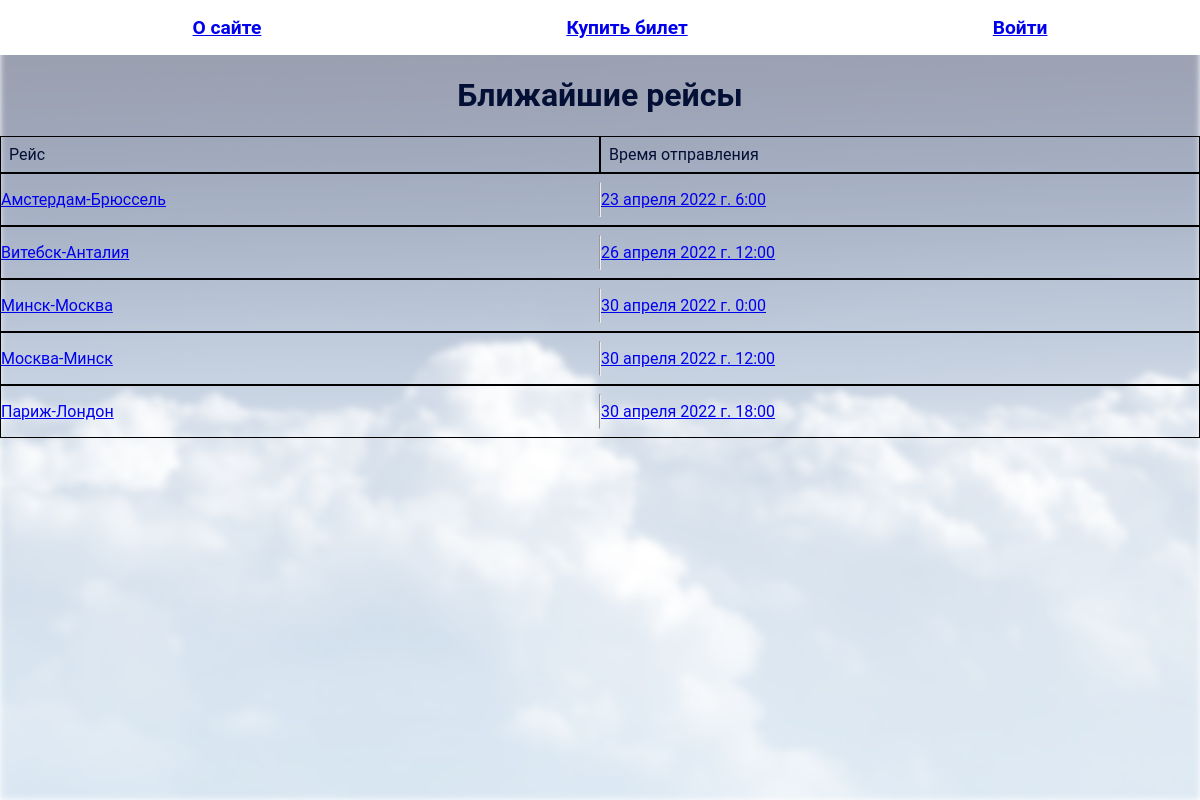
Page /airport/ on the committed database.
### airport_site/apps/airport/models.py (models this page shows, shortened)
class Flight(models.Model):
    route = models.CharField('Название рейса', max_length=30)
    departure_time = models.DateTimeField('Дата и время рейса')
    class Meta:
        verbose_name = 'Рейс'
        verbose_name_plural = 'Рейсы'
        ordering = ['route']

### airport_site/apps/airport/views.py (the view)
# urls.py: path('', FlightHome.as_view(), name='home'),
class FlightHome(ListView):
    model = Flight
    template_name = 'airport/index.html'
    context_object_name = 'next_airport_flights'
    def get_context_data(self, *, object_list=None, **kwargs):
        context = super().get_context_data(**kwargs)
        context['menu'] = menu
        context['title'] = 'Главная страница'
        return context
    def get_queryset(self):
        return Flight.objects.order_by('departure_time')[:5]

### airport_site/apps/airport/templates/airport/index.html (shortened to what this page needs)
{% extends 'base.html' %}
{% block content %}
    <p id="flights"> <h1 class="title-body-first-page">Ближайшие рейсы</h1>
    {% if next_airport_flights %}
        <div class="table-header-container">
            <div class="table-header">Рейс</div>
            <div class="table-header">Время отправления</div>
        </div>
        {% for a in next_airport_flights %}
            <a class="table-row-container" href="{% url 'airport:flight_detail' a.id %}">
                <p class="table-row">
                    {{ a.route }}
                </p>
                <hr>
                <p class="table-row">
                    {{ a.departure_time }}
                </p>
                <br>
            </a>
        {% endfor %}
    {% else %}
        Рейсов нет
    {% endif %}
    </p>
{% endblock %}

### airport_site/apps/airport/static/airport/css/styles.css (style rules this page uses)
.title-body-first-page { justify-content: center; display: flex; }
.table-header-container { display: flex; flex-direction: row; }
.table-header { display: flex; flex: 1; padding: 8px; border: 1px solid black; }
.table-row-container { display: flex; flex-direction: row; border: 1px solid black; }
.table-row { display: flex; flex: 1 }
html, body { font-family: 'Roboto'; color: #030f35; margin: 0; padding: 0; height: 100%; width: 100%; }

### rows in the picture
Flight: route "Амстердам-Брюссель", departure_time "23 апреля 2022 г. 6:00"
Flight: route "Витебск-Анталия", departure_time "26 апреля 2022 г. 12:00"
Flight: route "Минск-Москва", departure_time "30 апреля 2022 г. 0:00"
Flight: route "Москва-Минск", departure_time "30 апреля 2022 г. 12:00"
Flight: route "Париж-Лондон", departure_time "30 апреля 2022 г. 18:00"

### other values in the picture
{{ m.title }} "О сайте" "Купить билет" "Войти"
